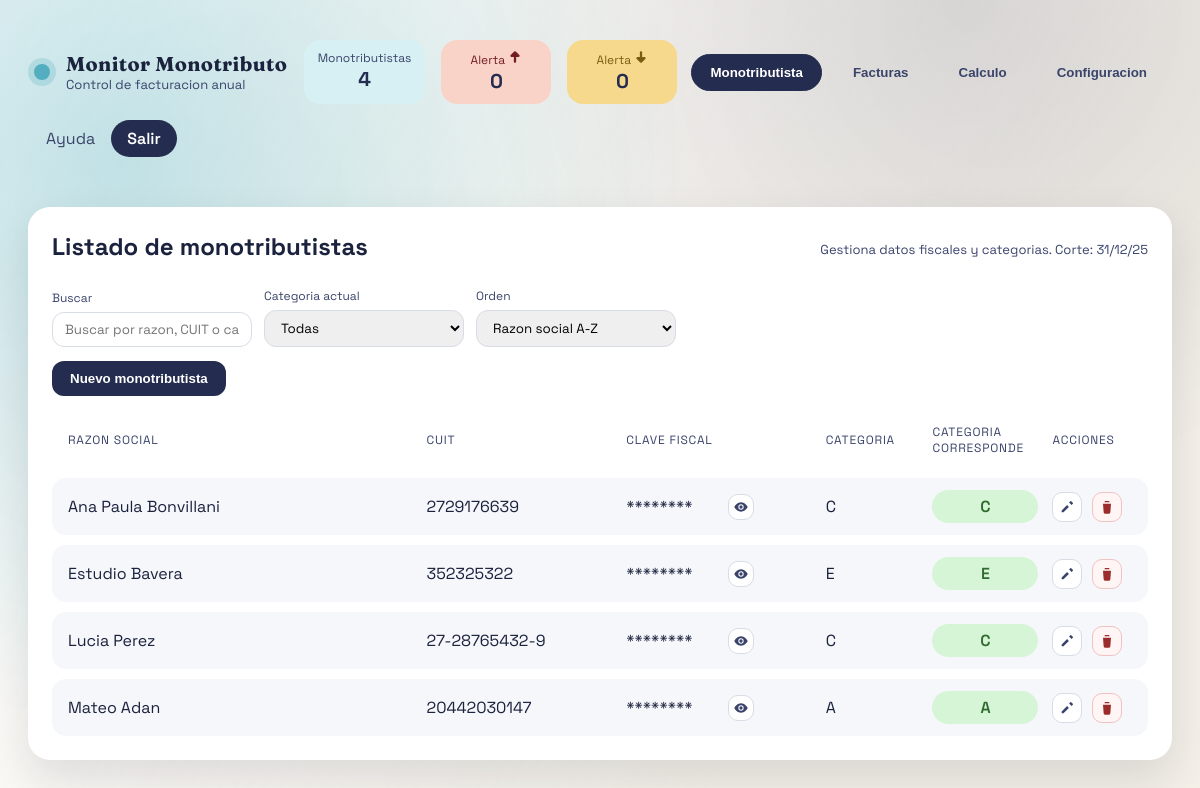
The page / (signed in) on the database as committed earlier.
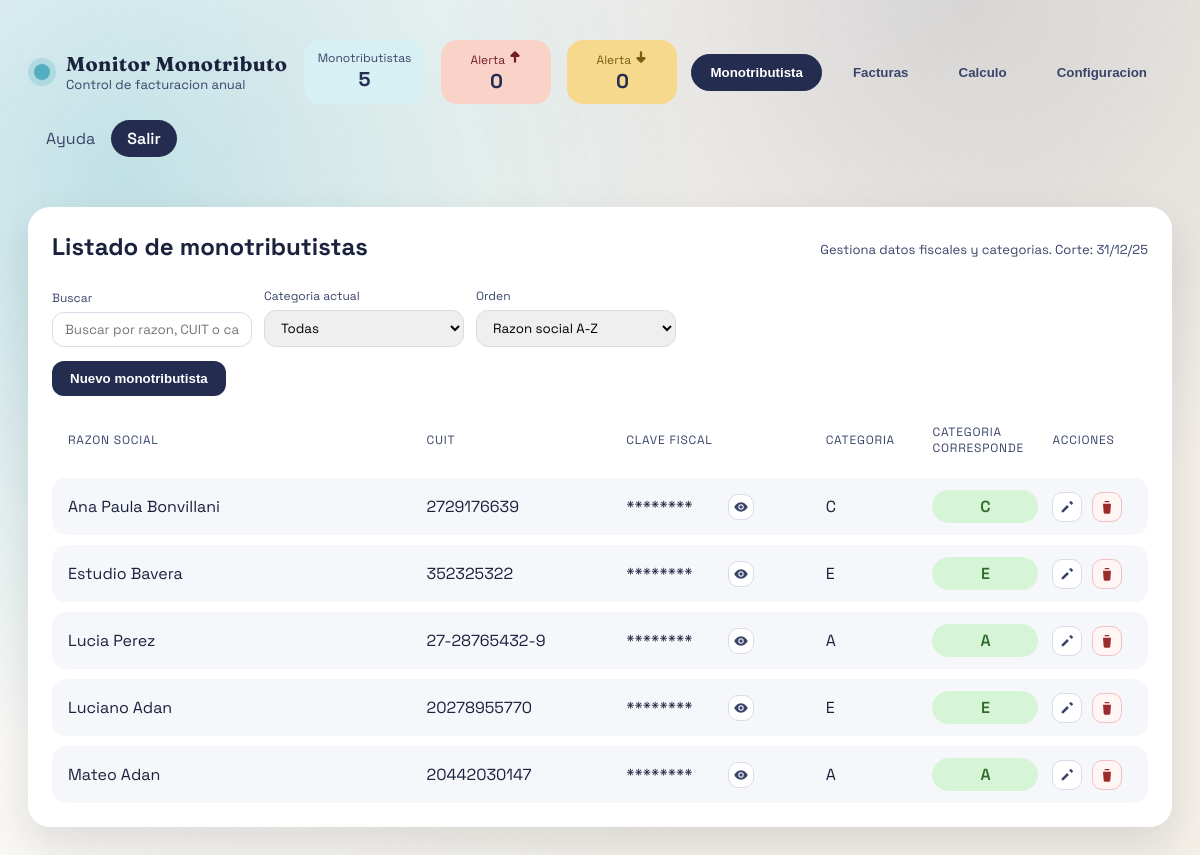
The same page on the database as committed later.
### website/models.py (models this page shows)
class Monotributista(db.Model):
    id = db.Column(db.Integer, primary_key=True)
    razon_social = db.Column(db.String(160), nullable=False)
    cuit = db.Column(db.String(20), nullable=False)
    clave_fiscal = db.Column(db.String(120), nullable=False)
    categoria_actual_id = db.Column(db.Integer, db.ForeignKey("categoria.id"))
    categoria_corresponde_id = db.Column(db.Integer, db.ForeignKey("categoria.id"))
    categoria_actual = db.relationship(
        "Categoria", foreign_keys=[categoria_actual_id], lazy="joined"
    )
    categoria_corresponde = db.relationship(
        "Categoria", foreign_keys=[categoria_corresponde_id], lazy="joined"
    )
    facturas = db.relationship(
        "Factura", back_populates="monotributista", cascade="all, delete-orphan"
    )

### website/views.py (the view)
@main_bp.route("/")
@login_required
def dashboard():
    active_tab = request.args.get("tab", "monotributistas")
    anchor_param = request.args.get("anchor")
    anchor_date = parse_anchor(anchor_param) or date.today().replace(day=1)
    anchor_cutoff = (anchor_date.replace(day=1) + timedelta(days=32)).replace(day=1) - timedelta(days=1)
    anchor_cutoff_label = anchor_cutoff.strftime("%d/%m/%y")
    anchor_value = f"{anchor_date.year:04d}-{anchor_date.month:02d}"
    monotributistas_raw = Monotributista.query.order_by(Monotributista.razon_social).all()
    categorias_raw = Categoria.query.order_by(Categoria.orden).all()
    facturas_raw = Factura.query.order_by(Factura.fecha.desc()).all()
    vigencia_anchor = obtener_vigencia_para_fecha(anchor_date)
    topes_anchor = obtener_topes_vigencia(vigencia_anchor)
    anchor_actual = date.today().replace(day=1) - timedelta(days=1)
    vigencia_actual = obtener_vigencia_para_fecha(anchor_actual)
    topes_actual = obtener_topes_vigencia(vigencia_actual)
    monotributistas = []
    count_sube = 0
    count_baja = 0
    for item in monotributistas_raw:
        _, total_actual = calcular_totales(item, anchor_actual)
        corresponde = categoria_por_total(total_actual, topes_actual) or item.categoria_actual
        estado = estado_categoria(item.categoria_actual, corresponde)
        if estado == "sube":
            count_sube += 1
        elif estado == "baja":
            count_baja += 1
        monotributistas.append(
            {
                "id": item.id,
                "razon_social": item.razon_social,
                "cuit": item.cuit,
                "clave_fiscal": item.clave_fiscal,
                "categoria_actual": item.categoria_actual.nombre if item.categoria_actual else "-",
                "categoria_corresponde": (
                    corresponde.nombre if corresponde else (item.categoria_actual.nombre if item.categoria_actual else "-")
                ),
                "estado_categoria": estado,
            }
        )
    facturas = [
        {
            "id": item.id,
            "facturador": item.monotributista.razon_social if item.monotributista else "-",
            "fecha": format_date(item.fecha),
            "fecha_iso": item.fecha.isoformat(),
            "tipo": item.tipo_comp,
            "numero": item.numero_comp,
            "cuit_receptor": item.cuit_receptor or "-",
            "razon_receptor": item.razon_social_receptor or "-",
            "importe": format_currency(item.importe_total),
            "importe_raw": str(item.importe_total),
            "desde": format_date(item.fecha_desde),
            "hasta": format_date(item.fecha_hasta),
            "concepto": item.concepto or "-",
        }
        for item in facturas_raw
    ]
    seleccionado_id = request.args.get("monotributista")
    seleccionado = None
    if seleccionado_id:
        seleccionado = Monotributista.query.get(int(seleccionado_id))
    if not seleccionado and monotributistas_raw:
        seleccionado = monotributistas_raw[0]
    detalle = build_calculo(seleccionado, anchor_date, topes_anchor) if seleccionado else None
    fecha_corte_label = anchor_actual.strftime("%d/%m/%y")
    return render_template(
        "dashboard.html",
        monotributistas=monotributistas,
        facturas=facturas,
        categorias=categorias_raw,
        vigencias_table=[
            {
                "id": vigencia.id,
                "vigencia_desde": format_date(vigencia.fecha_desde),
                "vigencia_hasta": format_date(vigencia.fecha_hasta) or "Sin fin",
            }
            for vigencia in Vigencia.query.order_by(Vigencia.fecha_desde.desc()).all()
        ],
        monotributistas_select=monotributistas_raw,
        seleccionado_id=seleccionado.id if seleccionado else None,
        detalle=detalle,
        active_tab=active_tab,
        anchor_value=anchor_value,
        anchor_cutoff_label=anchor_cutoff_label,
        count_sube=count_sube,
        count_baja=count_baja,
        fecha_corte_label=fecha_corte_label,
    )

### website/models.py (called while the page is built)
def get_user_by_id(user_id: str) -> User | None:
    if not user_id:
        return None
    return User.query.get(int(user_id))

### website/views.py (called while the page is built, shortened)
def format_date(value: date | None) -> str:
    if not value:
        return ""
    return value.strftime("%d/%m/%Y")

def format_currency(value: Decimal | None) -> str:
    if value is None:
        return ""
    value = value.quantize(Decimal("0.01"))
    sign = "-" if value < 0 else ""
    value = abs(value)
    whole = int(value)
    cents = int((value - whole) * 100)
    whole_str = f"{whole:,}".replace(",", ".")
    return f"{sign}$ {whole_str},{cents:02d}"

def last_12_months(anchor: date):
    months = []
    year = anchor.year
    month = anchor.month
    for _ in range(12):
        months.append((year, month))
        month -= 1
        if month == 0:
            month = 12
            year -= 1
    return list(reversed(months))

def parse_anchor(value: str | None):
    if not value:
        return None
    try:
        year_str, month_str = value.split("-")
        return date(int(year_str), int(month_str), 1)
    except (ValueError, TypeError):
        return None

def obtener_vigencia_para_fecha(anchor: date) -> Vigencia | None:
    if not anchor:
        return None
    return (
        Vigencia.query.filter(
            Vigencia.fecha_desde <= anchor,
            or_(Vigencia.fecha_hasta.is_(None), Vigencia.fecha_hasta >= anchor),
        )
        .order_by(Vigencia.fecha_desde.desc())
        .first()
    )

def obtener_topes_vigencia(vigencia: Vigencia | None) -> list[CategoriaTope]:
    if not vigencia:
        return []

def categoria_por_total(total: Decimal, topes: list[CategoriaTope]):
    if not topes:
        return None

def topes_por_categoria(topes: list[CategoriaTope]) -> dict[int, CategoriaTope]:
    return {tope.categoria_id: tope for tope in topes}

def estado_categoria(actual: Categoria | None, corresponde: Categoria | None) -> str:
    if not actual or not corresponde:
        return "mantiene"
    if corresponde.orden > actual.orden:
        return "sube"
    if corresponde.orden < actual.orden:
        return "baja"
    return "mantiene"

### website/templates/dashboard.html (shortened to what this page needs)
{% extends "base.html" %}
{% block header_row_content %}
<div class="topbar__meta">
  <div class="hero__stats hero__stats--compact">
    <div class="stat">
      <span class="stat__label">Monotributistas</span>
      <strong>{{ monotributistas | length }}</strong>
    </div>
    <div class="stat stat--danger">
      <span class="stat__label">
        Alerta
      </span>
      <strong>{{ count_sube }}</strong>
    </div>
    <div class="stat stat--warning">
      <span class="stat__label">
        Alerta
      </span>
      <strong>{{ count_baja }}</strong>
    </div>
  </div>
  <div class="tabs__controls tabs__controls--topbar">
    <button class="tab {% if active_tab == 'monotributistas' %}is-active{% endif %}" type="button" data-tab="monotributistas">Monotributista</button>
    <button class="tab {% if active_tab == 'facturas' %}is-active{% endif %}" type="button" data-tab="facturas">Facturas</button>
    <button class="tab {% if active_tab == 'calculo' %}is-active{% endif %}" type="button" data-tab="calculo">Calculo</button>
    <button class="tab {% if active_tab == 'configuracion' %}is-active{% endif %}" type="button" data-tab="configuracion">Configuracion</button>
  </div>
</div>
{% endblock %}
{% block content %}
<section class="tabs">
  <div class="tabs__panel {% if active_tab == 'monotributistas' %}is-active{% endif %}" id="monotributistas">
    <div class="panel__header">
      <h2>Listado de monotributistas</h2>
      <span class="panel__hint">Gestiona datos fiscales y categorias. Corte: {{ fecha_corte_label }}</span>
    </div>
    <div class="table-tools">
      <label class="field field--inline">
        Buscar
        <input type="text" id="monoSearch" placeholder="Buscar por razon, CUIT o categoria">
      </label>
      <label class="field field--inline">
        Categoria actual
        <select id="monoCategoria">
          <option value="">Todas</option>
        </select>
      </label>
      <label class="field field--inline">
        Orden
        <select id="monoOrden">
          <option value="razon_asc">Razon social A-Z</option>
        </select>
      </label>
    </div>
    <div class="panel__actions">
      <button class="primary" type="button" data-open="monotributista">Nuevo monotributista</button>
    </div>
    <div class="table">
      <div class="table__row table__head table__row--mono">
        <span>Razon Social</span>
        <span>CUIT</span>
        <span>Clave Fiscal</span>
        <span>Categoria</span>
        <span>Categoria corresponde</span>
        <span>Acciones</span>
      </div>
      {% for item in monotributistas %}
      <div class="table__row table__row--mono" data-row="mono" data-razon="{{ item.razon_social | lower }}" data-cuit="{{ item.cuit }}" data-categoria="{{ item.categoria_actual }}" data-corresponde="{{ item.categoria_corresponde }}" data-search="{{ (item.razon_social ~ ' ' ~ item.cuit ~ ' ' ~ item.categoria_actual ~ ' ' ~ item.categoria_corresponde) | lower }}">
        <span>{{ item.razon_social }}</span>
        <span>{{ item.cuit }}</span>
        <span class="secret-cell">
          <span class="secret" data-secret="{{ item.clave_fiscal }}">********</span>
          <button class="icon-button" type="button" data-toggle="secret" aria-label="Mostrar clave fiscal" title="Mostrar clave fiscal">
            <svg viewBox="0 0 24 24" aria-hidden="true" focusable="false">
              <path d="M12 5c-5 0-9 4.5-10 7 1 2.5 5 7 10 7s9-4.5 10-7c-1-2.5-5-7-10-7zm0 11a4 4 0 1 1 0-8 4 4 0 0 1 0 8z" fill="currentColor"/>
              <circle cx="12" cy="12" r="2.5" fill="currentColor"/>
            </svg>
          </button>
        </span>
        <span>{{ item.categoria_actual }}</span>
        <span class="badge badge--{{ item.estado_categoria }}">{{ item.categoria_corresponde }}</span>
        <span class="row-actions">
          <a class="icon-link" href="{{ url_for('main.edit_monotributista', monotributista_id=item.id) }}" aria-label="Editar">
            <svg viewBox="0 0 24 24" aria-hidden="true" focusable="false">
              <path d="M4 17.25V20h2.75l8.1-8.1-2.75-2.75-8.1 8.1zM20.7 7.04a1 1 0 0 0 0-1.41l-2.34-2.34a1 1 0 0 0-1.41 0l-1.83 1.83 3.75 3.75 1.83-1.83z" fill="currentColor"/>
            </svg>
          </a>
          <form method="post" action="{{ url_for('main.delete_monotributista', monotributista_id=item.id) }}" data-confirm="Confirmar eliminacion del monotributista?">
            <button class="icon-link icon-link--danger" type="submit" aria-label="Eliminar" title="Eliminar">
              <svg viewBox="0 0 24 24" aria-hidden="true" focusable="false">
                <path d="M6 7h12l-1 13a2 2 0 0 1-2 2H9a2 2 0 0 1-2-2L6 7zm3-4h6l1 2H8l1-2z" fill="currentColor"/>
              </svg>
            </button>
          </form>
        </span>
      </div>
      {% endfor %}
    </div>
  </div>
</section>
{% endblock %}

### website/templates/base.html (shortened to what this page needs)
<!DOCTYPE html>
<html lang="es">
<head>
  <link rel="stylesheet" href="{{ url_for('static', filename='css/style.css') }}">
  <link rel="stylesheet" href="https://cdn.jsdelivr.net/npm/air-datepicker@3.5.3/air-datepicker.css">
</head>
<body class="page">
  <header class="topbar">
    <div class="topbar__row">
      <div class="brand">
        <span class="brand__dot"></span>
        <div>
          <div class="brand__title">Monitor Monotributo</div>
          <div class="brand__subtitle">Control de facturacion anual</div>
        </div>
      </div>
      {% block header_row_content %}{% endblock %}
      {% if current_user.is_authenticated %}
        <nav class="topbar__actions">
          <a class="ghost-link" href="#">Ayuda</a>
          <a class="primary-link" href="{{ url_for('auth.logout') }}">Salir</a>
        </nav>
      {% endif %}
    </div>
  </header>
  <main class="content">
    {% block content %}{% endblock %}
  </main>
</body>
</html>

Rows that differ between the two databases and show on the page:
changed Monotributista "Lucia Perez": categoria_actual "C" → "A"; categoria_corresponde "C" → "A"
added Monotributista: razon_social "Luciano Adan", cuit "20278955770", categoria_actual "E", categoria_corresponde "E"
Other text that changed with them:
{{ monotributistas | length }}: "4" → "5"
